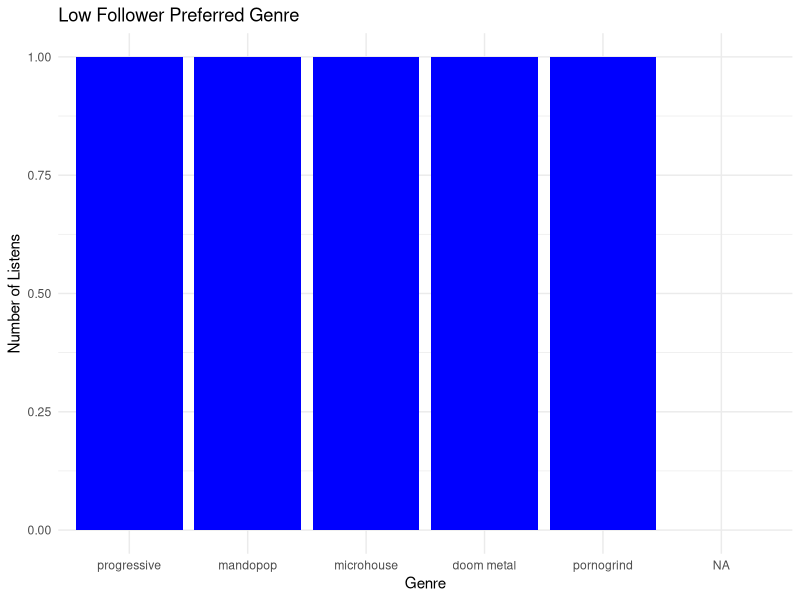
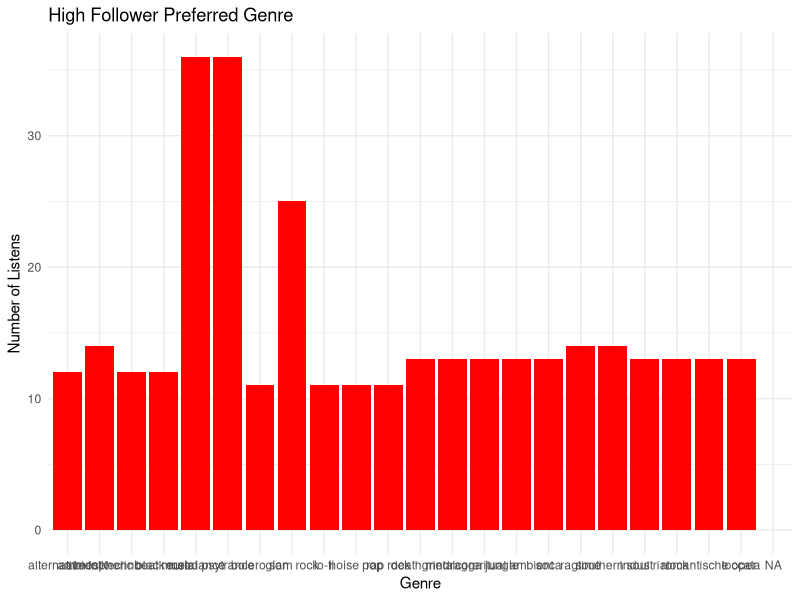

Write R code to recreate these figures, in order.
# Greg Lynskey

rm(list= ls())
library(ggplot2)

# - Friend correlation to Music Genre
#   - Hypothesis: Do less followers lead to listening to sad music
#   - DataNeeded: Count of follow occurances (get min) vs genre

friend_genre <- read.csv("friend_genre.csv", header=TRUE)

fri_gen_df <- data.frame(
  friend_genre$follows,
  friend_genre$genrename
)
colnames(fri_gen_df) <- c("user", "genre")

follow_counter <- table(friend_genre$follows)
fc_df <- as.data.frame(follow_counter)

colnames(fc_df) <- c("User", "NumFriends")
fc_df_min <- fc_df[order(fc_df$NumFriends),]
rownames(fc_df_min) <- seq_len(nrow(fc_df_min))
fc_df_max <- fc_df[order(-fc_df$NumFriends),]
rownames(fc_df_max) <- seq_len(nrow(fc_df_max))

# Get users most listened to genres
user_top_genre <- function(u_id){
  top <- fri_gen_df[fri_gen_df$user == u_id,]
  top_counter_t <- table(top$genre)
  top_counter_df <- as.data.frame(top_counter_t)
  colnames(top_counter_df) <- c("genre", "plays")
  top_counter_df <- top_counter_df[order(-top_counter_df$plays),]
  return(top_counter_df[1:5,])
}

min1 <- user_top_genre(fc_df_min$User[1])
min2 <- user_top_genre(fc_df_min$User[2])
min3 <- user_top_genre(fc_df_min$User[3])
min4 <- user_top_genre(fc_df_min$User[4])
min5 <- user_top_genre(fc_df_min$User[5])

max1 <- user_top_genre(fc_df_max$User[1])
max2 <- user_top_genre(fc_df_max$User[2])
max3 <- user_top_genre(fc_df_max$User[3])
max4 <- user_top_genre(fc_df_max$User[4])
max5 <- user_top_genre(fc_df_max$User[5])

master_min <- rbind(min1, min2, min3, min4, min5)
master_max <- rbind(max1, max2, max3, max4, max5)

p_min <- ggplot(master_min, aes(x=master_min$genre, y=master_min$plays)) +
  geom_bar(stat="identity", fill="blue")

p_min + labs(title="Low Follower Preferred Genre") + xlab("Genre") + ylab("Number of Listens") + theme_minimal()

p_max <- ggplot(master_max, aes(x=master_max$genre, y=master_max$plays)) +
  geom_bar(stat="identity", fill="red")

p_max + labs(title="High Follower Preferred Genre") + xlab("Genre") + ylab("Number of Listens") + theme_minimal()
